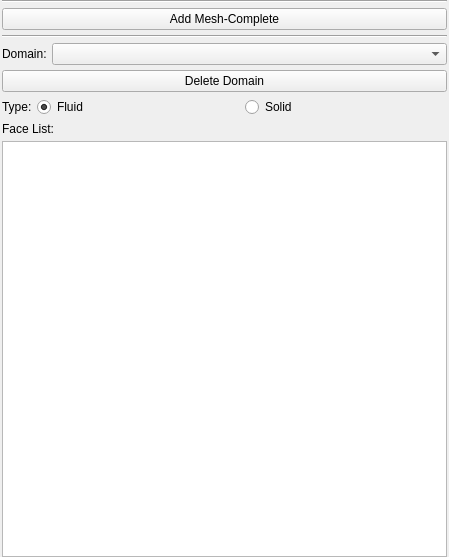
        <widget class="QWidget" name="DomainsSubpanel_widget">
         <property name="geometry">
          <rect>
           <x>0</x>
           <y>0</y>
           <width>449</width>
           <height>557</height>
          </rect>
         </property>
         <attribute name="label">
          <string>Domains</string>
         </attribute>
         <layout class="QVBoxLayout" name="verticalLayout_2">
          <property name="spacing">
           <number>5</number>
          </property>
          <property name="leftMargin">
           <number>2</number>
          </property>
          <property name="topMargin">
           <number>0</number>
          </property>
          <property name="rightMargin">
           <number>2</number>
          </property>
          <property name="bottomMargin">
           <number>0</number>
          </property>
          <item>
           <layout class="QGridLayout" name="gridLayout_22">
            <property name="topMargin">
             <number>0</number>
            </property>
            <property name="spacing">
             <number>5</number>
            </property>
           </layout>
          </item>
          <item>
           <widget class="Line" name="line_6">
            <property name="orientation">
             <enum>Qt::Orientation::Horizontal</enum>
            </property>
           </widget>
          </item>
          <item>
           <layout class="QHBoxLayout" name="horizontalLayout">
            <property name="spacing">
             <number>5</number>
            </property>
            <item>
             <widget class="QPushButton" name="btnAddMeshComplete">
              <property name="text">
               <string>Add Mesh-Complete</string>
              </property>
             </widget>
            </item>
           </layout>
          </item>
          <item>
           <widget class="Line" name="line_4">
            <property name="orientation">
             <enum>Qt::Orientation::Horizontal</enum>
            </property>
           </widget>
          </item>
          <item>
           <layout class="QGridLayout" name="gridLayout_6">
            <property name="spacing">
             <number>5</number>
            </property>
            <item row="3" column="0">
             <widget class="QLabel" name="label">
              <property name="sizePolicy">
               <sizepolicy hsizetype="Fixed" vsizetype="Preferred">
                <horstretch>0</horstretch>
                <verstretch>0</verstretch>
               </sizepolicy>
              </property>
              <property name="text">
               <string>Domain:</string>
              </property>
             </widget>
            </item>
            <item row="3" column="1">
             <widget class="QComboBox" name="comboBoxDomains"/>
            </item>
           </layout>
          </item>
          <item>
           <widget class="QPushButton" name="btnDeleteDomain">
            <property name="text">
             <string>Delete Domain</string>
            </property>
           </widget>
          </item>
          <item>
           <layout class="QHBoxLayout" name="horizontalLayout_2">
            <property name="spacing">
             <number>5</number>
            </property>
            <item>
             <widget class="QLabel" name="label_13">
              <property name="sizePolicy">
               <sizepolicy hsizetype="Fixed" vsizetype="Preferred">
                <horstretch>0</horstretch>
                <verstretch>0</verstretch>
               </sizepolicy>
              </property>
              <property name="text">
               <string>Type:</string>
              </property>
             </widget>
            </item>
            <item>
             <widget class="QRadioButton" name="radioButtonFluid">
              <property name="text">
               <string>Fluid</string>
              </property>
              <property name="checked">
               <bool>true</bool>
              </property>
              <attribute name="buttonGroup">
               <string notr="true">buttonGroup</string>
              </attribute>
             </widget>
            </item>
            <item>
             <widget class="QRadioButton" name="radioButtonSolid">
              <property name="text">
               <string>Solid</string>
              </property>
              <property name="checked">
               <bool>false</bool>
              </property>
              <attribute name="buttonGroup">
               <string notr="true">buttonGroup</string>
              </attribute>
             </widget>
            </item>
           </layout>
          </item>
          <item>
           <widget class="QLabel" name="label_7">
            <property name="text">
             <string>Face List:</string>
            </property>
           </widget>
          </item>
          <item>
           <widget class="QListWidget" name="faceList">
            <property name="sizePolicy">
             <sizepolicy hsizetype="Expanding" vsizetype="Expanding">
              <horstretch>0</horstretch>
              <verstretch>0</verstretch>
             </sizepolicy>
            </property>
            <property name="toolTip">
             <string>List of added faces</string>
            </property>
            <property name="alternatingRowColors">
             <bool>true</bool>
            </property>
            <property name="sortingEnabled">
             <bool>true</bool>
            </property>
           </widget>
          </item>
         </layout>
        </widget>
